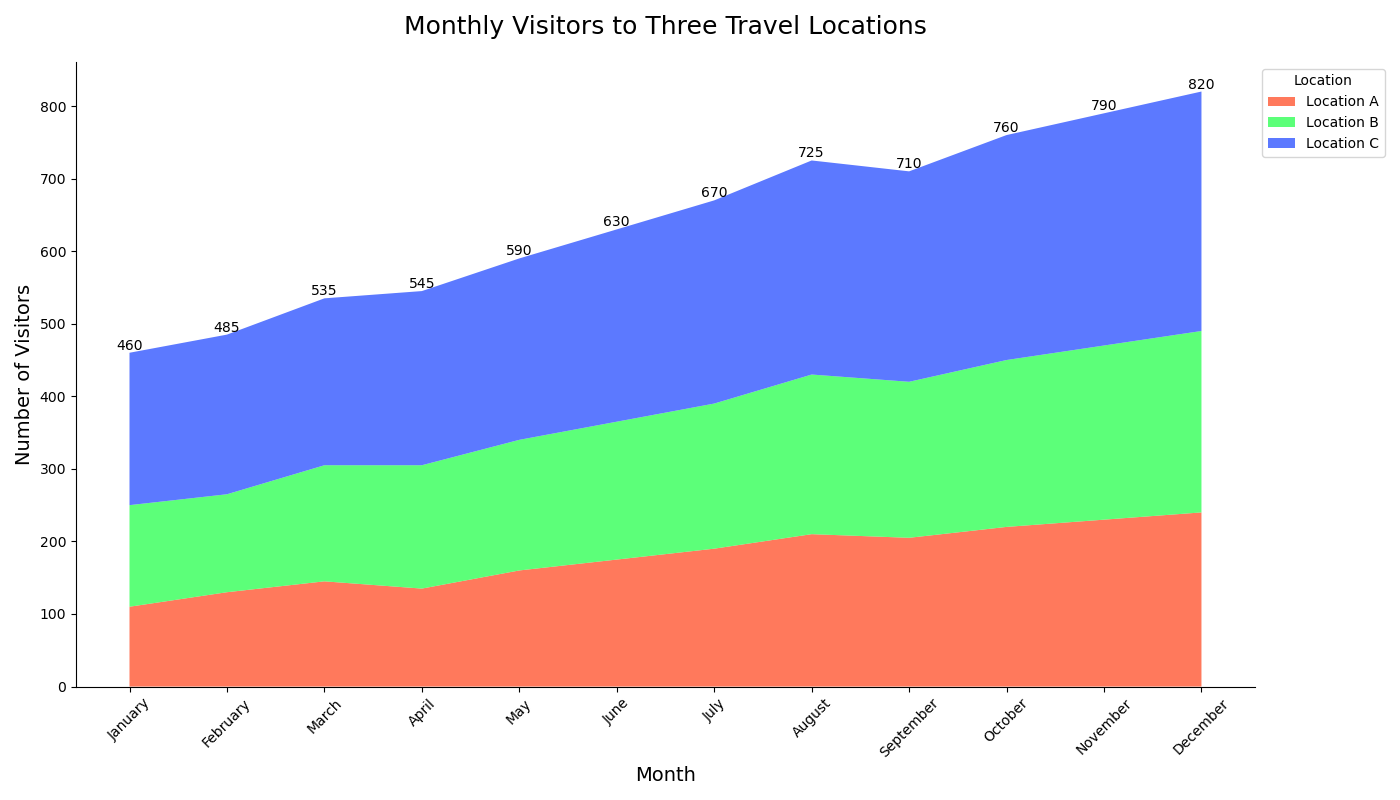

Write Python code to recreate this figure.

import pandas as pd
import seaborn as sns
import matplotlib.pyplot as plt
from matplotlib.ticker import FuncFormatter

# Define the dataset
data = {
    'Month': ['January', 'February', 'March', 'April', 'May', 'June',
              'July', 'August', 'September', 'October', 'November', 'December'],
    'Location A': [110, 130, 145, 135, 160, 175, 190, 210, 205, 220, 230, 240],
    'Location B': [140, 135, 160, 170, 180, 190, 200, 220, 215, 230, 240, 250],
    'Location C': [210, 220, 230, 240, 250, 265, 280, 295, 290, 310, 320, 330]
}

# Create a DataFrame
df = pd.DataFrame(data)

# Data preparation for stacked area chart
df_melted = df.melt('Month', var_name='Location', value_name='Visitors')

# Transformation of 'Month' to categorical type for proper ordering
df_melted['Month'] = pd.Categorical(df_melted['Month'],
                                    categories=data['Month'],
                                    ordered=True)

# Plotting
plt.figure(figsize=(14, 8))

# Location A: #FF5733 (Red Orange), Location B: #33FF57 (Green), Location C: #3357FF (Blue)
colors = ["#FF5733", "#33FF57", "#3357FF"]

# Stackplot
plt.stackplot(df['Month'], df.iloc[:, 1:].values.T, labels=df.columns[1:], colors=colors, alpha=0.8)

# Beautifying the plot
plt.title('Monthly Visitors to Three Travel Locations', fontsize=18, pad=20)
plt.ylabel('Number of Visitors', fontsize=14)
plt.xlabel('Month', fontsize=14)
plt.xticks(rotation=45)
plt.legend(title='Location', loc='upper left', bbox_to_anchor=(1, 1))

# Annotation
for i, row in df.iterrows():
    total_visitors = row['Location A'] + row['Location B'] + row['Location C']
    plt.text(row['Month'], total_visitors, f'{total_visitors}', ha='center', va='bottom')

sns.despine()

# Show the plot
plt.tight_layout()
plt.show()
